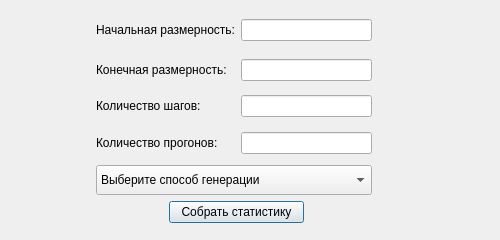
<?xml version="1.0" encoding="UTF-8"?>
<ui version="4.0">
 <class>Dialog</class>
 <widget class="QDialog" name="Dialog">
  <property name="geometry">
   <rect>
    <x>0</x>
    <y>0</y>
    <width>500</width>
    <height>240</height>
   </rect>
  </property>
  <property name="sizePolicy">
   <sizepolicy hsizetype="Fixed" vsizetype="Fixed">
    <horstretch>0</horstretch>
    <verstretch>0</verstretch>
   </sizepolicy>
  </property>
  <property name="minimumSize">
   <size>
    <width>500</width>
    <height>240</height>
   </size>
  </property>
  <property name="maximumSize">
   <size>
    <width>500</width>
    <height>240</height>
   </size>
  </property>
  <property name="windowTitle">
   <string>Сбор статистики генерации</string>
  </property>
  <layout class="QGridLayout" name="gridLayout">
   <item row="2" column="3" colspan="2">
    <widget class="QLineEdit" name="steps_number_le">
     <property name="text">
      <string/>
     </property>
    </widget>
   </item>
   <item row="2" column="1" colspan="2">
    <widget class="QLabel" name="label_3">
     <property name="text">
      <string>Количество шагов:</string>
     </property>
    </widget>
   </item>
   <item row="5" column="2" colspan="2">
    <widget class="QPushButton" name="collect_stats_btn">
     <property name="maximumSize">
      <size>
       <width>150</width>
       <height>16777215</height>
      </size>
     </property>
     <property name="text">
      <string>Собрать статистику</string>
     </property>
    </widget>
   </item>
   <item row="3" column="1" colspan="2">
    <widget class="QLabel" name="label_4">
     <property name="text">
      <string>Количество прогонов:</string>
     </property>
    </widget>
   </item>
   <item row="4" column="0">
    <spacer name="horizontalSpacer_3">
     <property name="orientation">
      <enum>Qt::Horizontal</enum>
     </property>
     <property name="sizeHint" stdset="0">
      <size>
       <width>73</width>
       <height>20</height>
      </size>
     </property>
    </spacer>
   </item>
   <item row="5" column="0" colspan="2">
    <spacer name="horizontalSpacer">
     <property name="orientation">
      <enum>Qt::Horizontal</enum>
     </property>
     <property name="sizeHint" stdset="0">
      <size>
       <width>40</width>
       <height>20</height>
      </size>
     </property>
    </spacer>
   </item>
   <item row="5" column="4" colspan="2">
    <spacer name="horizontalSpacer_2">
     <property name="orientation">
      <enum>Qt::Horizontal</enum>
     </property>
     <property name="sizeHint" stdset="0">
      <size>
       <width>168</width>
       <height>20</height>
      </size>
     </property>
    </spacer>
   </item>
   <item row="0" column="0" rowspan="4">
    <spacer name="horizontalSpacer_6">
     <property name="orientation">
      <enum>Qt::Horizontal</enum>
     </property>
     <property name="sizeHint" stdset="0">
      <size>
       <width>73</width>
       <height>148</height>
      </size>
     </property>
    </spacer>
   </item>
   <item row="0" column="1" colspan="2">
    <widget class="QLabel" name="label">
     <property name="text">
      <string>Начальная размерность:</string>
     </property>
    </widget>
   </item>
   <item row="0" column="5" rowspan="4">
    <spacer name="horizontalSpacer_5">
     <property name="orientation">
      <enum>Qt::Horizontal</enum>
     </property>
     <property name="sizeHint" stdset="0">
      <size>
       <width>93</width>
       <height>148</height>
      </size>
     </property>
    </spacer>
   </item>
   <item row="1" column="1" colspan="2">
    <widget class="QLabel" name="label_2">
     <property name="text">
      <string>Конечная размерность:</string>
     </property>
    </widget>
   </item>
   <item row="1" column="3" colspan="2">
    <widget class="QLineEdit" name="finite_dimention_le">
     <property name="text">
      <string/>
     </property>
    </widget>
   </item>
   <item row="3" column="3" colspan="2">
    <widget class="QLineEdit" name="repeat_number_le">
     <property name="text">
      <string/>
     </property>
    </widget>
   </item>
   <item row="4" column="5">
    <spacer name="horizontalSpacer_4">
     <property name="orientation">
      <enum>Qt::Horizontal</enum>
     </property>
     <property name="sizeHint" stdset="0">
      <size>
       <width>93</width>
       <height>20</height>
      </size>
     </property>
    </spacer>
   </item>
   <item row="0" column="3" colspan="2">
    <widget class="QLineEdit" name="initial_dimention_le">
     <property name="sizePolicy">
      <sizepolicy hsizetype="Expanding" vsizetype="Fixed">
       <horstretch>0</horstretch>
       <verstretch>0</verstretch>
      </sizepolicy>
     </property>
     <property name="text">
      <string/>
     </property>
    </widget>
   </item>
   <item row="4" column="1" colspan="4">
    <widget class="QComboBox" name="generationMethod_comboBox">
     <property name="sizePolicy">
      <sizepolicy hsizetype="Maximum" vsizetype="Fixed">
       <horstretch>0</horstretch>
       <verstretch>0</verstretch>
      </sizepolicy>
     </property>
     <property name="maximumSize">
      <size>
       <width>600</width>
       <height>30</height>
      </size>
     </property>
     <property name="statusTip">
      <string>Способ генерации лабиринта (И - идеальный лабиринт, Н - неидеальный лабиринт)</string>
     </property>
     <item>
      <property name="text">
       <string>Выберите способ генерации</string>
      </property>
     </item>
     <item>
      <property name="text">
       <string>Растущее дерево (И)</string>
      </property>
     </item>
     <item>
      <property name="text">
       <string>Олдоса-Бродера (И)</string>
      </property>
     </item>
     <item>
      <property name="text">
       <string>Уилсона (И)</string>
      </property>
     </item>
     <item>
      <property name="text">
       <string>Итеративная версия поиска по глубине (И)</string>
      </property>
     </item>
     <item>
      <property name="text">
       <string>Бинарное дерево (И)</string>
      </property>
     </item>
     <item>
      <property name="text">
       <string>Эллера (И)</string>
      </property>
     </item>
     <item>
      <property name="text">
       <string>Крускала (И)</string>
      </property>
     </item>
     <item>
      <property name="text">
       <string>Прима (И)</string>
      </property>
     </item>
     <item>
      <property name="text">
       <string>sidewinder (И)</string>
      </property>
     </item>
     <item>
      <property name="text">
       <string>division (И)</string>
      </property>
     </item>
     <item>
      <property name="text">
       <string>serpentine (Н)</string>
      </property>
     </item>
     <item>
      <property name="text">
       <string>small_rooms (Н)</string>
      </property>
     </item>
     <item>
      <property name="text">
       <string>spiral (Н)</string>
      </property>
     </item>
    </widget>
   </item>
  </layout>
 </widget>
 <tabstops>
  <tabstop>initial_dimention_le</tabstop>
  <tabstop>finite_dimention_le</tabstop>
  <tabstop>steps_number_le</tabstop>
  <tabstop>repeat_number_le</tabstop>
  <tabstop>generationMethod_comboBox</tabstop>
  <tabstop>collect_stats_btn</tabstop>
 </tabstops>
 <resources/>
 <connections/>
</ui>
